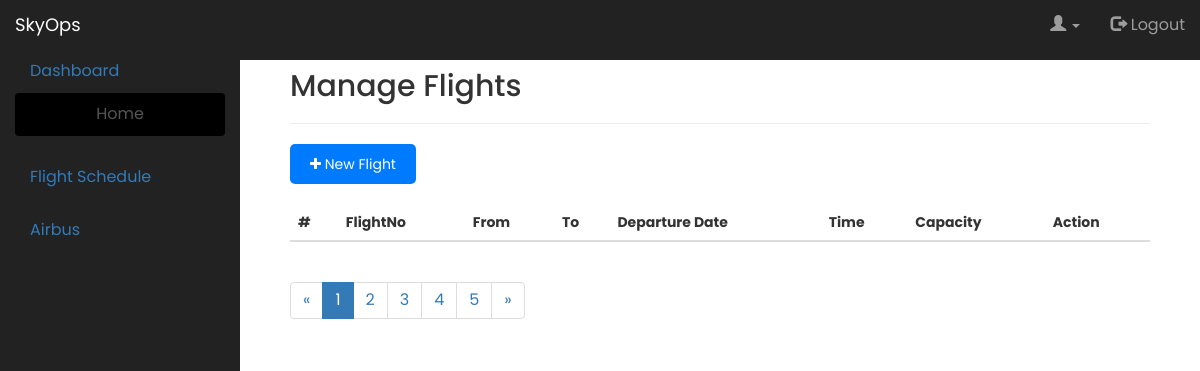
The app's page /manageflights/ (signed in), older data.
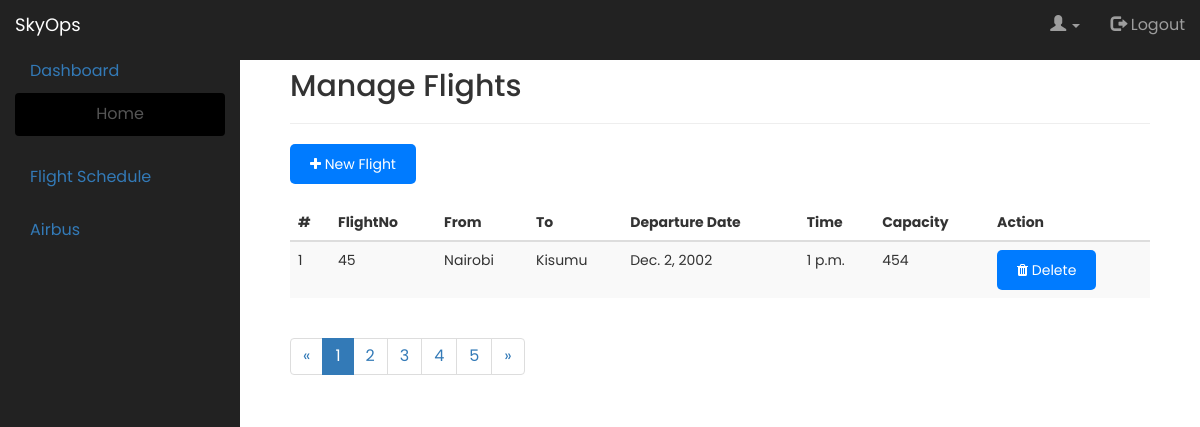
The same page, newer data.
### airline_management/models.py (models this page shows)
class Flight(models.Model):
    flight_number = models.IntegerField()
    origin = models.CharField(max_length=100)
    destination = models.CharField(max_length=100)
    departure_date = models.DateField()
    departure_time = models.TimeField()
    journey_hours = models.IntegerField()
    intervals = models.IntegerField()
    capacity = models.IntegerField()

### airline_management/views.py (the view)
# urls.py: path('manageflights/',manageflights,name='manageflights'),
@login_required
def manageflights(request):
    flights = Flight.objects.all()  # Retrieve all flights from the database
    return render(request, 'manageflights.html', {'flights': flights})

### airline_management/templates/manageflights.html (shortened to what this page needs)
{% load static %}
<!doctype html>
<html>
	<head>
        <link rel="stylesheet" href="https://maxcdn.bootstrapcdn.com/bootstrap/3.3.7/css/bootstrap.min.css">
        <link rel="stylesheet" href="https://cdnjs.cloudflare.com/ajax/libs/font-awesome/4.7.0/css/font-awesome.min.css">
				<link rel="stylesheet" href="{% static 'css/mycss.css' %}">
    </head>
	<body data-spy="scroll" data-target="#myscroll">
				<nav class="navbar navbar-inverse" data-spy="affix"  style="border-radius:0px !important; margin:0;border: 0 ; width: 100%;top:0;z-index: 9999 !important">
					<div class="navbar-header">
						  <a class="navbar-brand" href="{% url 'index' %}">SkyOps</a>
						</div>
						<div class="nav navbar-nav navbar-right">
						<li class="dropdown">
								<a class="dropdown-toggle" data-toggle="dropdown" href="#"><span class="glyphicon glyphicon-user"></span>
									<span class="caret"></span></a>
						</li>
						<ul class="nav navbar-nav navbar-right" style="padding: 0 3rem 0 0">
								<li><a href="{% url 'index' %}"><span class="glyphicon glyphicon-log-out"></span> Logout</a></li>
						</ul>
					</div>
				</nav>
		<div class="container" data-spy="affix" style="margin: 0;bottom: 0;float: left;top:5rem;width: 20%;height:100%; background-color: #222222">
		  <ul class="nav nav-pills nav-stacked" style="border-radius: 0">
		    <li>
		    	<a href="#" id="m1">Dashboard</a>
		    	<ul id="sub1" style="padding: 0 0 0 0">
		    		<div class="list-group">
					  <li><a href="{% url 'home' %}" class="list-group-item">Home</a></li>
					</div>
				</ul>
		    </li>
		    <li>
		    	<a href="#" id="m2">Flight Schedule</a>
			</li>
			<li>
				<a href="#" id="m3">Airbus</a>
			</li>
		  </ul>
		</div>
			<div id="#myscroll" class="container" style="margin-left: 0;margin-top: 5rem; float: right; width:80%; padding: 0 5rem 0 5rem">
			<h2>Manage Flights</h2>
			 <hr>
				<div>
					<button class="btn btn-primary"><a href="{% url 'newflight' %}" style="color: white"><i class="fa fa-plus"></i> New Flight</a></button>
				</div>
				<br>
				<table class="table table-striped table-hover">
					<thead>
						<tr>
							<th>#</th>
							<th>FlightNo</th>
							<th>From</th>
							<th>To</th>
							<th>Departure Date</th>
							<th>Time</th>
							<th>Capacity</th>
							<th>Action</th> 						</tr>
					</thead>
					<tbody>
						{% for flight in flights %}
						<tr>
							<td>{{ forloop.counter }}</td>
							<td>{{ flight.flight_number }}</td>
							<td>{{ flight.origin }}</td>
							<td>{{ flight.destination }}</td>
							<td>{{ flight.departure_date }}</td>
							<td>{{ flight.departure_time }}</td>
							<td>{{ flight.capacity }}</td>
							<td>
								<button type="button" class="btn btn-danger" data-toggle="modal" data-target="#myModal{{ flight.id }}">
									<i class="fa fa-trash"></i> Delete
								</button>
							</td>
						</tr>
						{% endfor %}
					</tbody>
				</table>
				  <ul class="pagination">
					  <li ><a href="#">&laquo;</a></li>
					  <li class="active"><a href="#">1</a></li>
					  <li><a href="#">2</a></li>
					  <li><a href="#">3</a></li>
					  <li><a href="#">4</a></li>
					  <li><a href="#">5</a></li>
					  <li><a href="#">&raquo;</a></li>
					</ul>
			</div>
	</body>
</html>

### airline_management/static/css/mycss.css (style rules this page uses)
body { font-family: 'Poppins', sans-serif; }
.list-group { margin: 0; }
.list-group-item { margin: none; border: none; border-radius: 0; background-color: black; text-align: center; }
body { font-family: 'Poppins', sans-serif; background-color: #f8f9fa; }
.container { margin-top: 50px; }
ul { list-style: none; padding: 0; margin: 0; }
li { font-size: 16px; color: #555; margin-bottom: 10px; }
.btn { display: inline-block; padding: 10px 20px; border: none; border-radius: 5px; background-color: #007bff; color: #fff; text-align: center; text-decoration: none; cursor: pointer; transition: background-color 0.3s ease; }

### airline_management/templates/manageflights.html (style rules this page uses)
.affix { top:5rem; }
body { position: relative; }

Row changes from the older to the newer data that the page shows:
added Flight: flight_number "45", origin "Nairobi", destination "Kisumu", departure_date "Dec. 2, 2002", departure_time "1 p.m.", capacity "454"
